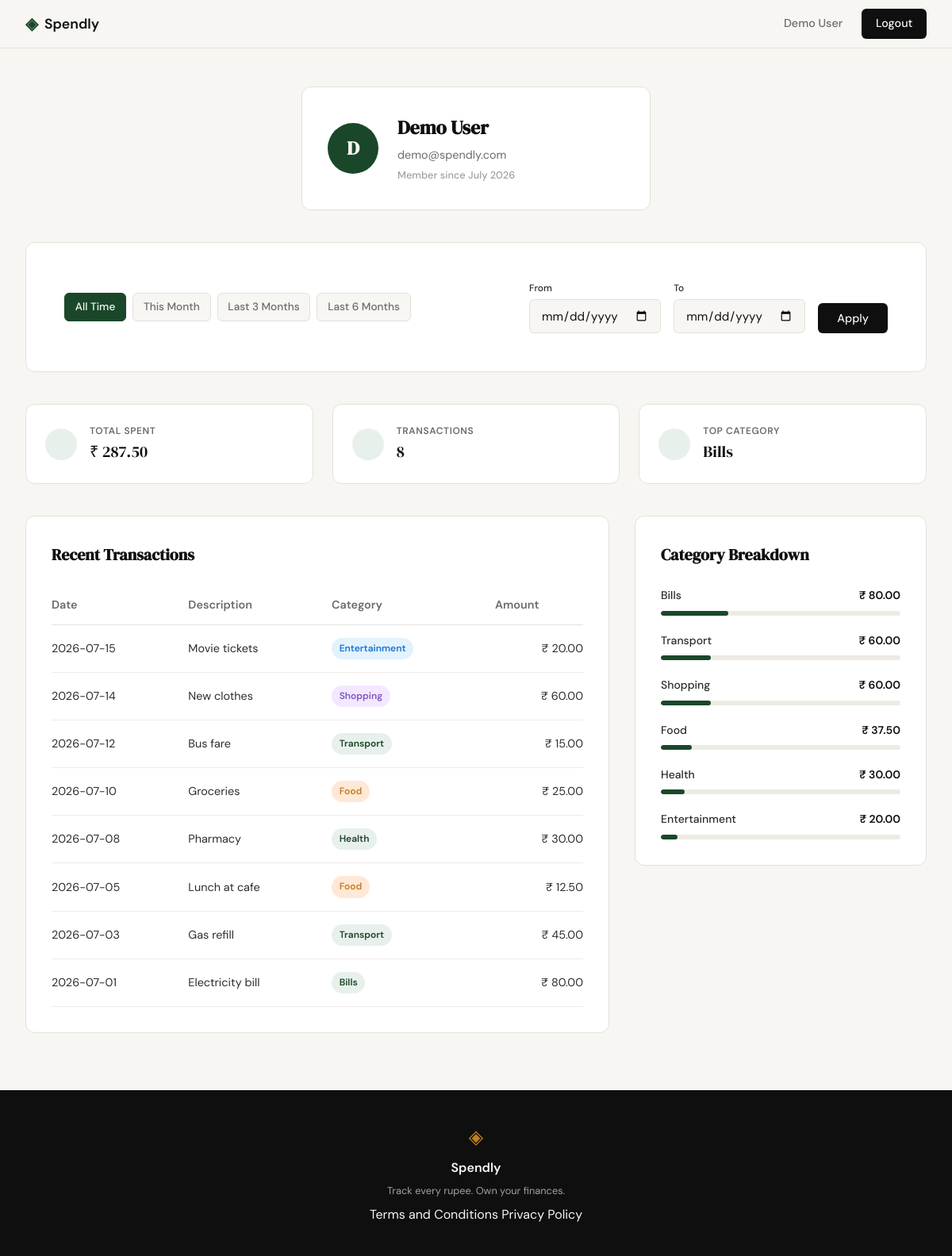
Screenshot of /profile (signed in) with the database file from the repository.
### tables this page shows
CREATE TABLE users (
            id INTEGER PRIMARY KEY AUTOINCREMENT,
            name TEXT NOT NULL,
            email TEXT UNIQUE NOT NULL,
            password_hash TEXT NOT NULL,
            created_at TEXT DEFAULT CURRENT_TIMESTAMP
        );

CREATE TABLE expenses (
            id INTEGER PRIMARY KEY AUTOINCREMENT,
            user_id INTEGER NOT NULL,
            amount REAL NOT NULL,
            category TEXT NOT NULL,
            date TEXT NOT NULL,
            description TEXT,
            created_at TEXT DEFAULT CURRENT_TIMESTAMP,
            FOREIGN KEY (user_id) REFERENCES users (id)
        );

### app.py (the view)
@app.route("/profile")
def profile():
    user_id = session.get("user_id")
    if not user_id:
        return redirect(url_for("login"))
    user = get_user_by_id(user_id)
    if not user:
        flash("User not found", "error")
        return redirect(url_for("login"))
    date_from = request.args.get("date_from")
    date_to = request.args.get("date_to")
    valid_from, valid_to, active_filter, presets = get_date_filter_context(date_from, date_to)
    if active_filter == "error":
        flash("Start date must be before end date.", "error")
        valid_from, valid_to, active_filter = None, None, "all"
    stats = get_summary_stats(user_id, valid_from, valid_to)
    transactions = get_recent_transactions(user_id, date_from=valid_from, date_to=valid_to)
    categories = get_category_breakdown(user_id, valid_from, valid_to)
    return render_template(
        "profile.html",
        user=user,
        stats=stats,
        transactions=transactions,
        categories=categories,
        date_from=valid_from,
        date_to=valid_to,
        active_filter=active_filter,
        presets=presets
    )

### app.py (called while the page is built)
def validate_date(date_str):
    if not date_str:
        return None
    try:
        return datetime.strptime(date_str, "%Y-%m-%d").strftime("%Y-%m-%d")
    except ValueError:
        return None

### database/db.py (called while the page is built)
def get_db():
    db = sqlite3.connect('spendly.db')
    db.row_factory = sqlite3.Row
    db.execute('PRAGMA foreign_keys = ON')
    return db

### database/queries.py (called while the page is built)
def get_user_by_id(user_id):
    db = get_db()
    try:
        cursor = db.execute(
            "SELECT name, email, created_at FROM users WHERE id = ?",
            (user_id,)
        )
        row = cursor.fetchone()
        if row:
            created_at = datetime.strptime(row['created_at'], '%Y-%m-%d %H:%M:%S')
            member_since = created_at.strftime('%B %Y')
            return {
                "name": row['name'],
                "email": row['email'],
                "member_since": member_since,
                "initials": (row['name'][0] if row['name'] else 'U').upper()
            }
        return None
    finally:
        db.close()

def apply_date_filter(query, params, date_from, date_to):
    if date_from and date_to:
        query += " AND date BETWEEN ? AND ?"
        params.extend([date_from, date_to])
    elif date_from:
        query += " AND date >= ?"
        params.append(date_from)
    elif date_to:
        query += " AND date <= ?"
        params.append(date_to)
    return query, params

def get_recent_transactions(user_id, limit=10, date_from=None, date_to=None):
    db = get_db()
    try:
        query = "SELECT date, description, category, amount FROM expenses WHERE user_id = ?"
        params = [user_id]
        query, params = apply_date_filter(query, params, date_from, date_to)
        query += " ORDER BY date DESC LIMIT ?"
        params.append(limit)
        cursor = db.execute(query, params)
        rows = cursor.fetchall()
        transactions = []
        for row in rows:
            transactions.append({
                "date": row['date'],
                "description": row['description'],
                "category": row['category'],
                "amount": f"₹ {row['amount']:,.2f}"
            })
        return transactions
    finally:
        db.close()

### templates/profile.html (shortened to what this page needs)
{% extends "base.html" %}
{% block head %}
<link rel="stylesheet" href="{{ url_for('static', filename='css/profile.css') }}">
{% endblock %}
{% block content %}
<div class="profile-container">
    <section class="user-header">
        <div class="auth-card profile-card">
            <div class="profile-card-inner">
                <div class="avatar">{{ user.initials }}</div>
                <div class="profile-details">
                    <h1>{{ user.name }}</h1>
                    <p class="text-muted">{{ user.email }}</p>
                    <p class="member-since">Member since {{ user.member_since }}</p>
                </div>
            </div>
        </div>
    </section>
    <section class="filter-bar">
        <div class="auth-card">
            <div class="filter-container">
                <div class="filter-presets">
                    <a href="{{ url_for('profile') }}"
                       class="filter-btn {{ 'active' if active_filter == 'all' }}">
                       All Time
                    </a>
                    {% for key, range in presets.items() %}
                    <a href="{{ url_for('profile', date_from=range.from, date_to=range.to) }}"
                       class="filter-btn {{ 'active' if active_filter == key }}">
                       {{ key.replace('-', ' ').title() }}
                    </a>
                    {% endfor %}
                </div>
                <form method="GET" action="{{ url_for('profile') }}" class="filter-custom">
                    <div class="form-group">
                        <label for="date_from">From</label>
                        <input type="date" id="date_from" name="date_from"
                               value="{{ date_from or '' }}" class="form-input">
                    </div>
                    <div class="form-group">
                        <label for="date_to">To</label>
                        <input type="date" id="date_to" name="date_to"
                               value="{{ date_to or '' }}" class="form-input">
                    </div>
                    <button type="submit" class="btn-primary">Apply</button>
                </form>
            </div>
        </div>
    </section>
    <section class="stats-grid">
        <div class="stat-card">
            <i data-lucide="indian-rupee" class="stat-icon"></i>
            <div class="stat-info">
                <span class="stat-label">Total Spent</span>
                <span class="stat-value">{{ stats.total_spent }}</span>
            </div>
        </div>
        <div class="stat-card">
            <i data-lucide="list" class="stat-icon"></i>
            <div class="stat-info">
                <span class="stat-label">Transactions</span>
                <span class="stat-value">{{ stats.transaction_count }}</span>
            </div>
        </div>
        <div class="stat-card">
            <i data-lucide="pie-chart" class="stat-icon"></i>
            <div class="stat-info">
                <span class="stat-label">Top Category</span>
                <span class="stat-value">{{ stats.top_category }}</span>
            </div>
        </div>
    </section>
    <div class="profile-main-grid">
        <section class="history-section">
            <div class="auth-card">
                <h2 class="section-title">Recent Transactions</h2>
                <table class="profile-table">
                    <thead>
                        <tr>
                            <th>Date</th>
                            <th>Description</th>
                            <th>Category</th>
                            <th class="text-right">Amount</th>
                        </tr>
                    </thead>
                    <tbody>
                        {% for tx in transactions %}
                        <tr>
                            <td>{{ tx.date }}</td>
                            <td>{{ tx.description }}</td>
                            <td>
                                <span class="category-badge badge-{{ tx.category.lower() }}">
                                    {{ tx.category }}
                                </span>
                            </td>
                            <td class="text-right">{{ tx.amount }}</td>
                        </tr>
                        {% endfor %}
                    </tbody>
                </table>
            </div>
        </section>
        <section class="breakdown-section">
            <div class="auth-card">
                <h2 class="section-title">Category Breakdown</h2>
                <div class="category-list">
                    {% for cat in categories %}
                    <div class="category-item">
                        <div class="category-meta">
                            <span class="category-name">{{ cat.name }}</span>
                            <span class="category-amount">{{ cat.total }}</span>
                        </div>
                        <div class="category-bar-container">
                            <div class="category-bar" style="width: {{ cat.percentage }}%"></div>
                        </div>
                    </div>
                    {% endfor %}
                </div>
            </div>
        </section>
    </div>
</div>
{% endblock %}

### templates/base.html (shortened to what this page needs)
<!DOCTYPE html>
<html lang="en">
<head>
    <link rel="stylesheet" href="{{ url_for('static', filename='css/style.css') }}">
    {% block head %}{% endblock %}
</head>
<body>
    <nav class="navbar">
        <div class="nav-inner">
            <a href="{{ url_for('landing') }}" class="nav-brand">
                <span class="brand-icon">◈</span>
                <span class="brand-name">Spendly</span>
            </a>
            <div class="nav-links">
                {% if session.user_id %}
                    <a href="{{ url_for('profile') }}" class="nav-user">{{ session.user_name }}</a>
                    <a href="{{ url_for('logout') }}" class="nav-cta">Logout</a>
                {% else %}
                    <a href="{{ url_for('login') }}">Sign in</a>
                    <a href="{{ url_for('register') }}" class="nav-cta">Get started</a>
                {% endif %}
            </div>
        </div>
    </nav>
    <main class="main-content">
        {% block content %}{% endblock %}
    </main>
    <footer class="footer">
        <div class="footer-inner">
            <span class="brand-icon">◈</span><span class="footer-name">Spendly</span>
            <p class="footer-copy">Track every rupee. Own your finances.</p>
            <p class="footer-links">
                <a href="{{ url_for('terms') }}">Terms and Conditions</a>
                <a href="{{ url_for('privacy') }}">Privacy Policy</a>
            </p>
        </div>
    </footer>
</body>
</html>

### static/css/profile.css (style rules this page uses)
.filter-bar { margin-bottom: 2.5rem; }
.filter-container { display: flex; align-items: center; justify-content: space-between; gap: 2rem; padding: 1rem; }
.filter-presets { display: flex; gap: 0.5rem; flex-wrap: wrap; }
.filter-btn { padding: 0.4rem 0.8rem; font-size: 0.85rem; font-weight: 500; color: var(--ink-muted); background: var(--paper); border: 1px solid var(--border); border-radius: var(--radius-sm); transition: all 0.2s; }
.filter-btn.active { background: var(--accent); color: var(--paper); border-color: var(--accent); }
.filter-custom { display: flex; align-items: flex-end; gap: 1rem; }
.filter-custom .form-group { margin-bottom: 0; }
.filter-custom label { font-size: 0.75rem; margin-bottom: 0.25rem; }

### rows the page displays
users: user_name "Demo User", name "Demo User", email "demo@spendly.com"
expenses: top_category "Bills", date "2026-07-01", description "Electricity bill", category "Bills", amount "₹ 80.00"
expenses: date "2026-07-15", description "Movie tickets", category "Entertainment", amount "₹ 20.00"
expenses: date "2026-07-14", description "New clothes", category "Shopping", amount "₹ 60.00"
expenses: date "2026-07-12", description "Bus fare", category "Transport", amount "₹ 15.00"
expenses: date "2026-07-10", description "Groceries", category "Food", amount "₹ 25.00"
expenses: date "2026-07-08", description "Pharmacy", category "Health", amount "₹ 30.00"
expenses: date "2026-07-05", description "Lunch at cafe", category "Food", amount "₹ 12.50"
expenses: date "2026-07-03", description "Gas refill", category "Transport", amount "₹ 45.00"

### other values shown
{{ user.initials }} "D"
{{ user.member_since }} "July 2026"
{{ key.replace('-', ' ').title() }} "This Month" "Last 3 Months" "Last 6 Months"
{{ stats.total_spent }} "₹ 287.50"
{{ stats.transaction_count }} "8"
{{ cat.name }} "Bills" "Transport" "Shopping" "Food" "Health" "Entertainment"
{{ cat.total }} "₹ 80.00" "₹ 60.00" "₹ 60.00" "₹ 37.50" "₹ 30.00" "₹ 20.00"
